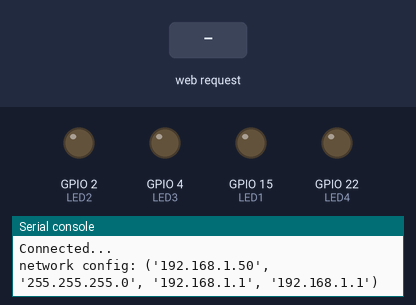
Simulated run of this program. Board: ESP32 board running MicroPython. Shown: output pins drawn as LEDs (lit = HIGH), the last lines printed to the serial console. Inputs (shaded band) come from the test bench. WiFi joins after 1.5 s.

Above: at 3.7 s.
3.8 s: HTTP request GET /?LED1=ON received
At 4.2 s:
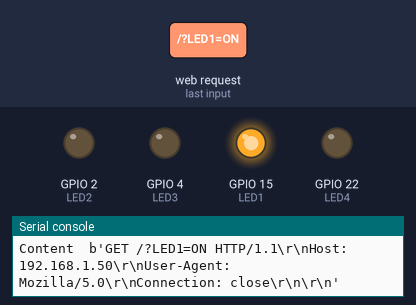
5.3 s: HTTP request GET /?LED2=ON received
At 6.5 s:
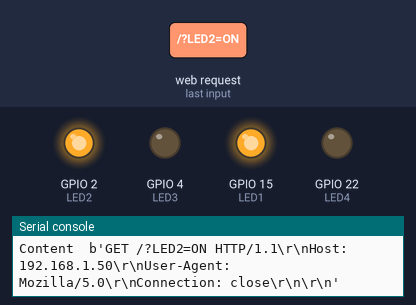
6.8 s: HTTP request GET /?LED1=OFF received
At 7.7 s:
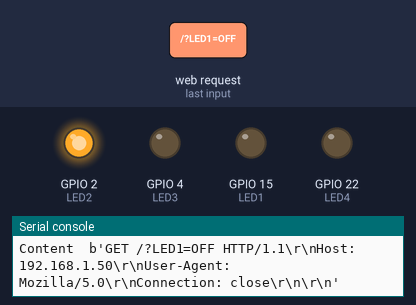
8.3 s: HTTP request GET /?LED3=ON received
At 8.8 s:
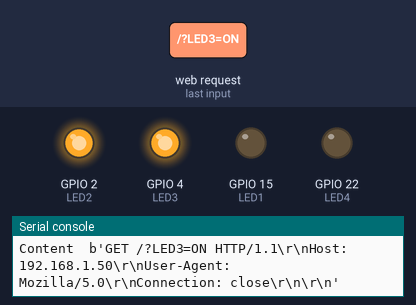
9.8 s: HTTP request GET /?LED2=OFF received
At 11.0 s:
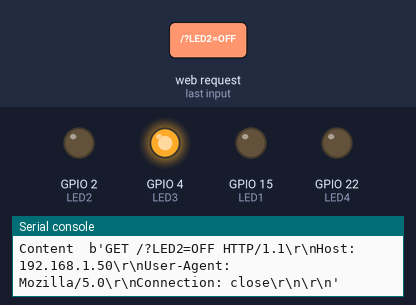
11.3 s: HTTP request GET /?LED4=ON received
At 12.3 s:
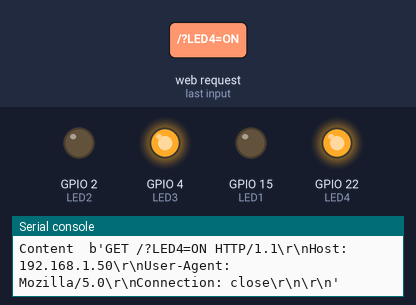
Timing chart, 0 to 13.8 s (numbered marks = the images above; inputs shaded):
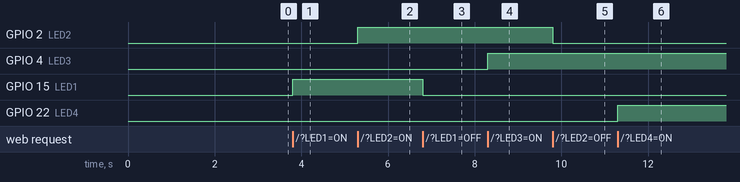

The program:

main.py
```python
import machine
import usocket as socket
import time
import network


timeout = 0   # WiFi Connection Timeout variable

wifi = network.WLAN(network.STA_IF)

# Restarting WiFi
wifi.active(False)
time.sleep(0.5)
wifi.active(True)

wifi.connect('Texoham', 'S0ham@2017')

if not wifi.isconnected():
    print('connecting..')
    while (not wifi.isconnected() and timeout < 5):
        print(5 - timeout)
        timeout = timeout + 1
        time.sleep(1)

if(wifi.isconnected()):
    print('Connected...')
    print('network config:', wifi.ifconfig())

# HTML Document

html = '''<!DOCTYPE html>
<html>
<center><h2>ESP32 Webserver </h2></center>
<form>
<center>
<h3> LED1 </h3>
<button name="LED1" value='ON' type='submit'>  ON </button>
<button name="LED1" value='OFF' type='submit'> OFF </button>
<h3> LED2 </h3>
<button name="LED2" value='ON' type='submit'>  ON </button>
<button name="LED2" value='OFF' type='submit'> OFF </button>
<h3> LED3 </h3>
<button name="LED3" value='ON' type='submit'>  ON </button>
<button name="LED3" value='OFF' type='submit'> OFF </button>
<h3> LED4 </h3>
<button name="LED4" value='ON' type='submit'>  ON </button>
<button name="LED4" value='OFF' type='submit'> OFF </button>
<p>Custom range slider:</p>
<input name="slider" type="range" min="1" max="1023" value="50" class="slider" id="myRange">
</center>
'''

# Output Pin Declaration
LED1 = machine.Pin(15,machine.Pin.OUT)
LED1.value(0)

LED2 = machine.Pin(2,machine.Pin.OUT)
LED2.value(0)

LED3 = machine.Pin(4,machine.Pin.OUT)
LED3.value(0)

LED4 = machine.Pin(22,machine.Pin.OUT)
LED4.value(0)

# Initialising Socket
s = socket.socket(socket.AF_INET,socket.SOCK_STREAM) # AF_INET - Internet Socket, SOCK_STREAM - TCP protocol

Host = '' # Empty means, it will allow all IP address to connect
Port = 80 # HTTP port
s.bind(('',80)) # Host,Port

s.listen(5) # It will handle maximum 5 clients at a time

# main loop
while True:
  connection_socket,address=s.accept() # Storing Conn_socket & address of new client connected
  print("Got a connection from ", address)
  request=connection_socket.recv(1024) # Storing Response coming from client
  print("Content ", request) # Printing Response
  request=str(request) # Coverting Bytes to String
  # Comparing & Finding Postion of word in String
  LED1_ON =request.find('/?LED1=ON')
  LED1_OFF =request.find('/?LED1=OFF')

  LED2_ON =request.find('/?LED2=ON')
  LED2_OFF =request.find('/?LED2=OFF')

  LED3_ON =request.find('/?LED3=ON')
  LED3_OFF =request.find('/?LED3=OFF')

  LED4_ON =request.find('/?LED4=ON')
  LED4_OFF =request.find('/?LED4=OFF')

  servo_value = request.find('/?slider=')

  if(LED1_ON==6):
    LED1.value(1)
  if(LED1_OFF==6):
    LED1.value(0)

  if(LED2_ON==6):
    LED2.value(1)
  if(LED2_OFF==6):
    LED2.value(0)

  if(LED3_ON==6):
    LED3.value(1)
  if(LED3_OFF==6):
    LED3.value(0)

  if(LED4_ON==6):
    LED4.value(1)
  if(LED4_OFF==6):
    LED4.value(0)

  # Sending HTML document in response everytime to all connected clients
  response=html
  connection_socket.send(response)

  #Closing the socket
  connection_socket.close()
```

Measured:
- after the input at 3.8 s, GPIO 15 (LED1): LOW → HIGH at once
- after the input at 5.3 s, GPIO 2 (LED2): LOW → HIGH at once
- after the input at 6.8 s, GPIO 15 (LED1): HIGH → LOW at once
- after the input at 8.3 s, GPIO 4 (LED3): LOW → HIGH at once
- after the input at 9.8 s, GPIO 2 (LED2): HIGH → LOW at once
- after the input at 11.3 s, GPIO 22 (LED4): LOW → HIGH at once
